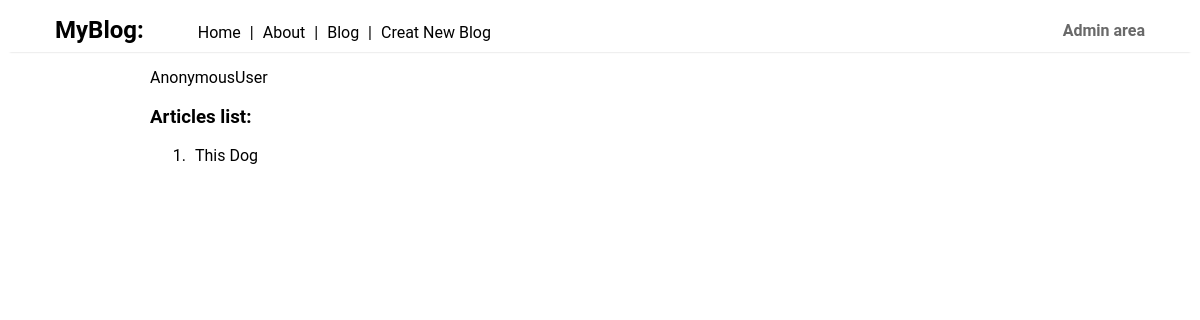
/blog/, run on an earlier commit of the app's database.
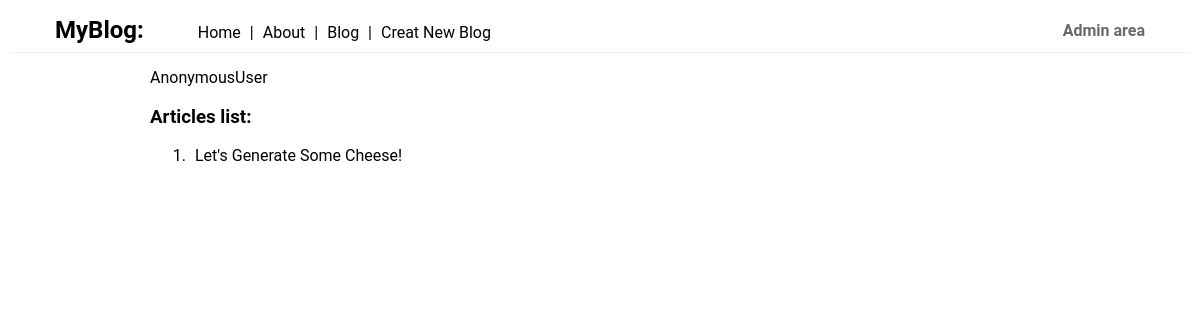
And on a later commit of the database.
### blog/models.py (models this page shows)
class Article(models.Model):
    title = models.CharField(max_length=120)
    content = models.TextField()
    active = models.BooleanField(default=True)
    image = models.ImageField(upload_to='banners')
    def get_absolute_url(self):
        return reverse("blog:detail", kwargs={"id": self.id})

### blog/views.py (the view)
# urls.py: path('', ArticleListView.as_view(), name='list'),
class ArticleListView(ListView):
    template_name = 'blog/list.html'
    queryset = Article.objects.all()

### blog/templates/blog/list.html (shortened to what this page needs)
{% extends 'base.html' %}
{% block content %}
    <p>{{ user }}</p>
    <h3>Articles list:</h3>
    <ol>
        {% for object in object_list %}
            {% if user.is_anonymous %}
                {% if object.active %}
                    <li><a href="{{ object.get_absolute_url }}">{{ object.title }}</a></li>
                {% endif %}
            {% endif %}
        {% endfor %}
    </ol>
{% endblock %}

What changed in the data, as far as the page shows it:
no longer on this page (row edited): Article: title "This Dog"
added Article: title "Let's Generate Some Cheese!"
